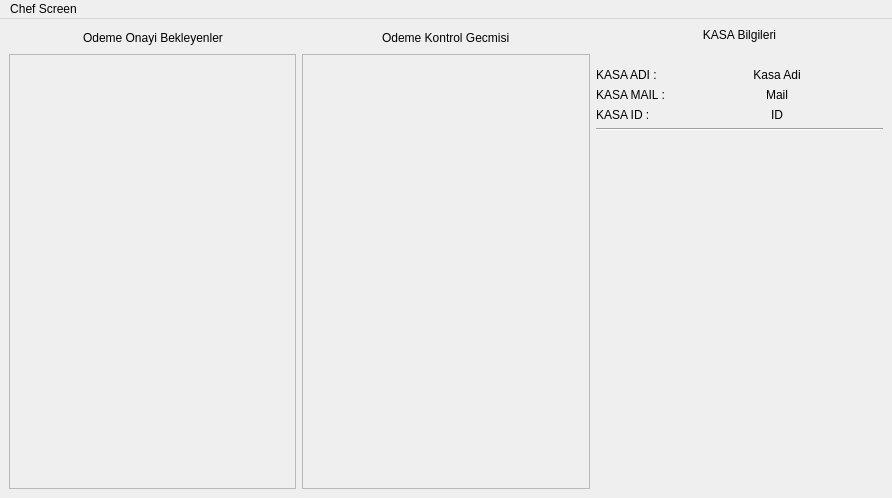
<?xml version="1.0" encoding="UTF-8"?>
<ui version="4.0">
 <class>CheckoutWindow</class>
 <widget class="QMainWindow" name="CheckoutWindow">
  <property name="geometry">
   <rect>
    <x>0</x>
    <y>0</y>
    <width>892</width>
    <height>498</height>
   </rect>
  </property>
  <property name="windowTitle">
   <string>CafeSiparis</string>
  </property>
  <widget class="QWidget" name="centralwidget">
   <layout class="QHBoxLayout" name="horizontalLayout_2">
    <item>
     <layout class="QVBoxLayout" name="verticalLayout_2">
      <item>
       <layout class="QHBoxLayout" name="horizontalLayout_6">
        <item>
         <spacer name="horizontalSpacer_4">
          <property name="orientation">
           <enum>Qt::Horizontal</enum>
          </property>
          <property name="sizeHint" stdset="0">
           <size>
            <width>40</width>
            <height>20</height>
           </size>
          </property>
         </spacer>
        </item>
        <item>
         <widget class="QLabel" name="label_9">
          <property name="text">
           <string>Odeme Onayi Bekleyenler</string>
          </property>
         </widget>
        </item>
        <item>
         <spacer name="horizontalSpacer_5">
          <property name="orientation">
           <enum>Qt::Horizontal</enum>
          </property>
          <property name="sizeHint" stdset="0">
           <size>
            <width>40</width>
            <height>20</height>
           </size>
          </property>
         </spacer>
        </item>
       </layout>
      </item>
      <item>
       <widget class="QScrollArea" name="scrollArea">
        <property name="widgetResizable">
         <bool>true</bool>
        </property>
        <widget class="QWidget" name="scrollAreaWidgetContents">
         <property name="geometry">
          <rect>
           <x>0</x>
           <y>0</y>
           <width>283</width>
           <height>426</height>
          </rect>
         </property>
         <layout class="QVBoxLayout" name="verticalLayout_6">
          <item>
           <layout class="QVBoxLayout" name="verticalLayout_4"/>
          </item>
          <item>
           <spacer name="verticalSpacer_2">
            <property name="orientation">
             <enum>Qt::Vertical</enum>
            </property>
            <property name="sizeHint" stdset="0">
             <size>
              <width>20</width>
              <height>40</height>
             </size>
            </property>
           </spacer>
          </item>
         </layout>
        </widget>
       </widget>
      </item>
     </layout>
    </item>
    <item>
     <layout class="QVBoxLayout" name="verticalLayout_3">
      <item>
       <layout class="QHBoxLayout" name="horizontalLayout">
        <item>
         <spacer name="horizontalSpacer_6">
          <property name="orientation">
           <enum>Qt::Horizontal</enum>
          </property>
          <property name="sizeHint" stdset="0">
           <size>
            <width>40</width>
            <height>20</height>
           </size>
          </property>
         </spacer>
        </item>
        <item>
         <widget class="QLabel" name="label_10">
          <property name="text">
           <string>Odeme Kontrol Gecmisi</string>
          </property>
         </widget>
        </item>
        <item>
         <spacer name="horizontalSpacer_7">
          <property name="orientation">
           <enum>Qt::Horizontal</enum>
          </property>
          <property name="sizeHint" stdset="0">
           <size>
            <width>40</width>
            <height>20</height>
           </size>
          </property>
         </spacer>
        </item>
       </layout>
      </item>
      <item>
       <widget class="QScrollArea" name="scrollArea_2">
        <property name="widgetResizable">
         <bool>true</bool>
        </property>
        <widget class="QWidget" name="scrollAreaWidgetContents_2">
         <property name="geometry">
          <rect>
           <x>0</x>
           <y>0</y>
           <width>284</width>
           <height>426</height>
          </rect>
         </property>
         <layout class="QVBoxLayout" name="verticalLayout_7">
          <item>
           <layout class="QVBoxLayout" name="verticalLayout_5"/>
          </item>
          <item>
           <spacer name="verticalSpacer_3">
            <property name="orientation">
             <enum>Qt::Vertical</enum>
            </property>
            <property name="sizeHint" stdset="0">
             <size>
              <width>20</width>
              <height>40</height>
             </size>
            </property>
           </spacer>
          </item>
         </layout>
        </widget>
       </widget>
      </item>
     </layout>
    </item>
    <item>
     <layout class="QVBoxLayout" name="verticalLayout">
      <item>
       <widget class="QLabel" name="label">
        <property name="text">
         <string>KASA Bilgileri</string>
        </property>
        <property name="alignment">
         <set>Qt::AlignCenter</set>
        </property>
       </widget>
      </item>
      <item>
       <spacer name="horizontalSpacer">
        <property name="orientation">
         <enum>Qt::Horizontal</enum>
        </property>
        <property name="sizeHint" stdset="0">
         <size>
          <width>40</width>
          <height>20</height>
         </size>
        </property>
       </spacer>
      </item>
      <item>
       <layout class="QFormLayout" name="formLayout">
        <item row="0" column="0">
         <widget class="QLabel" name="label_2">
          <property name="text">
           <string>KASA ADI :</string>
          </property>
         </widget>
        </item>
        <item row="0" column="1">
         <widget class="QLabel" name="label_3">
          <property name="layoutDirection">
           <enum>Qt::LeftToRight</enum>
          </property>
          <property name="text">
           <string>Kasa Adi</string>
          </property>
          <property name="alignment">
           <set>Qt::AlignCenter</set>
          </property>
         </widget>
        </item>
        <item row="1" column="0">
         <widget class="QLabel" name="label_5">
          <property name="text">
           <string>KASA MAIL :</string>
          </property>
         </widget>
        </item>
        <item row="1" column="1">
         <widget class="QLabel" name="label_4">
          <property name="layoutDirection">
           <enum>Qt::LeftToRight</enum>
          </property>
          <property name="text">
           <string>Mail</string>
          </property>
          <property name="alignment">
           <set>Qt::AlignCenter</set>
          </property>
         </widget>
        </item>
        <item row="2" column="0">
         <widget class="QLabel" name="label_7">
          <property name="text">
           <string>KASA ID :</string>
          </property>
         </widget>
        </item>
        <item row="2" column="1">
         <widget class="QLabel" name="label_6">
          <property name="layoutDirection">
           <enum>Qt::LeftToRight</enum>
          </property>
          <property name="text">
           <string>ID</string>
          </property>
          <property name="alignment">
           <set>Qt::AlignCenter</set>
          </property>
         </widget>
        </item>
       </layout>
      </item>
      <item>
       <widget class="Line" name="line">
        <property name="orientation">
         <enum>Qt::Horizontal</enum>
        </property>
       </widget>
      </item>
      <item>
       <spacer name="verticalSpacer">
        <property name="orientation">
         <enum>Qt::Vertical</enum>
        </property>
        <property name="sizeHint" stdset="0">
         <size>
          <width>20</width>
          <height>40</height>
         </size>
        </property>
       </spacer>
      </item>
     </layout>
    </item>
   </layout>
  </widget>
  <widget class="QMenuBar" name="menubar">
   <property name="geometry">
    <rect>
     <x>0</x>
     <y>0</y>
     <width>892</width>
     <height>22</height>
    </rect>
   </property>
   <widget class="QMenu" name="menuCheckout_Screen">
    <property name="title">
     <string>Chef Screen</string>
    </property>
   </widget>
   <addaction name="menuCheckout_Screen"/>
  </widget>
 </widget>
 <resources/>
 <connections/>
</ui>
